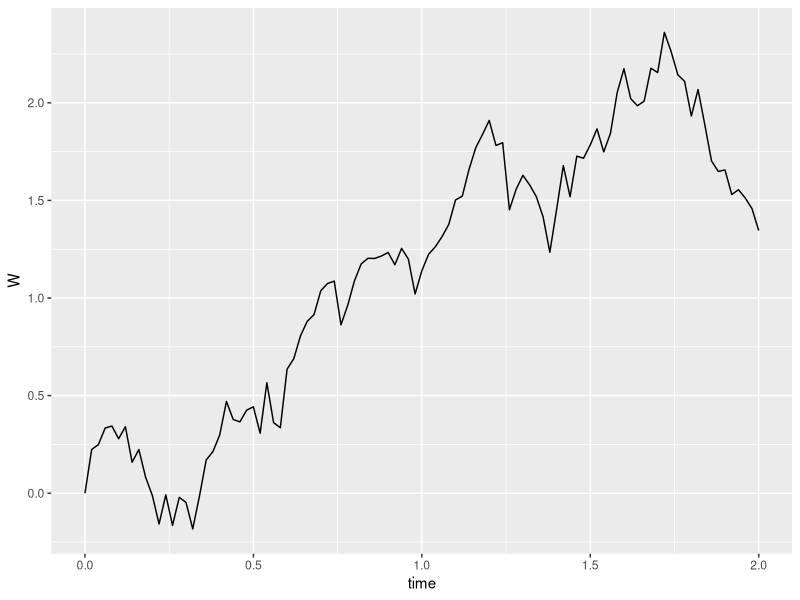

Reproduce this figure in R.
## ---- chunk 1
rnorm(5, mean = 2, sd = 1)
## ---- chunk 2
a <- c(0.2, -0.1, 0.3, 0.1)
a
cumsum(a)
## ---- chunk 3
set.seed(1000)
rnorm(5, mean = 2, sd = 1)
## ---- chunk 4
set.seed(1000)
rnorm(5, mean = 2, sd = 1)
## ---- chunk 5
library("tidyverse")
T <-  2 
# До какого момента строим броуновское движение
n_points <- 100 
# Число точек
dt <-  T / n_points 
# Длина одного промежутка
set.seed(322223322) 
# Чтобы при нескольких прогонах программы генерировалась одна и та же последовательность
dW <-  rnorm(n_points, mean = 0,
            sd = sqrt(dt)) 
# Вектор случайных величин с нормальным распределением, каждый его элемент приращение броуноского движения за  1 момент
W1 <- cumsum(dW) 
# Каждый элемент вектора соответствет значению броуновского движения в определенный момент времени
time1 <- seq(from = dt, to = T, by = dt) 
# Вектор моментов времени
time <- c(0, time1)
W <- c(0, W1) 
# Броуновское движение начинается с нуля!
qplot(x = time, y = W, geom = "line")
## ---- chunk 6
library("tidyverse")
T <- 2 
# До какого момента строим броуновское движение
n_points <- 100 
# Число точек
dt <- T / n_points 
# Длина одного промежутка
set.seed(322223322) 
# Чтобы при нескольких прогонах программы генерировалась одна и та же последовательность
dW <- rnorm(n_points, mean = 0,
            sd = sqrt(dt)) 
# Вектор случайных величин с нормальным распределением, каждый его элемент приращение броуноского движения за  1 момент
W1 <- cumsum(dW) 
# Каждый элемент вектора соответствет значению броуновского движения в определенный момент времени
time1 <- seq(from = dt, to = T, by = dt) 
# Вектор моментов времени
time <- c(0, time1)
S <- sum(dt * W1^2) 
# Находим приближенно площадь, суммируя прямоугольнички, ширина которых dt, а длина w1^2
S
## ---- chunk 7
library("tidyverse")
T <- 2 
# До какого момента строим броуновское движение
n_points <- 100 
# Число точек
dt <- T / n_points 
# Длина одного промежутка
set.seed(322223322)
# Чтобы при нескольких прогонах программы генерировалась одна и та же последовательность
dW <- rnorm(n_points, mean = 0,
            sd = sqrt(dt)) 
# Вектор случайных величин с нормальным распределением, каждый его элемент приращение броуноского движения за  1 момент
W1 <- cumsum(dW) 
# Каждый элемент вектора соответствет значению броуновского движения в определенный момент времени
time1 <- seq(from = dt, to = T, by = dt)# Вектор моментов времени
time <- c(0, time1)
n_exp <- 500 
# Число эксперементов, чем больше, тем лучше
all_S <- rep(0, length.out = 500) 
# Вектор необходим для сохранения S
for (i in 1:n_exp) {
  dW <- rnorm(n_points, mean = 0,
              sd = sqrt(dt))
  W1 <- cumsum(dW)
  S <- sum(dt * W1^2)
  all_S[i] <- S 
} 
# Цикл необходим, чтобы несколько раз подсчитывать площадь
mean(all_S) #  E(S)
sum(all_S > 3) / n_exp  # p(S > 3)

## ---- chunk 8
library("tidyverse")
T <- 2 
# До какого момента владеем активом
n_points <- 100 
# Число точек
dt <- T / n_points 
# Длина одного промежутка
set.seed(322223322) 
# Чтобы при нескольких прогонах программы генерировалась одна и та же последовательность
n_exp <- 500 
# Число эксперементов
all_Z <- rep(0, length.out = 500) 
# Вектор, куда будут запоминаться значения прибыли
for (i in 1:n_exp) {
  dW <- rnorm(n_points, mean = 0,
              sd = sqrt(dt)) 
  # Вектор изменений цены актива
  W1 <- cumsum(dW) 
  # Элементы соответствуют цене актива в определеный момент времени
  W_star <- W1[-n_points]
  dW_star <- dW[-1]
  Z <- sum(dW_star * W_star^2)
  all_Z[i] <- Z
}

sum(all_Z > 1) / n_exp
